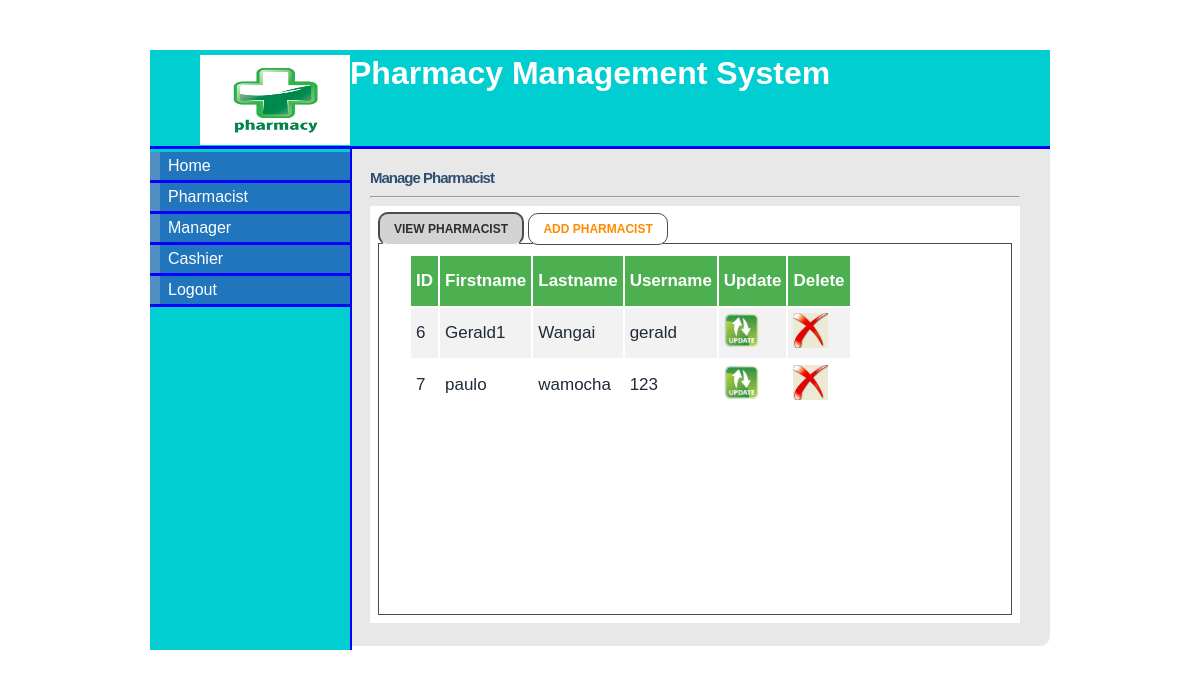
Screenshot of /admin_pharmacist.php (signed in) with the database file from the repository.
### tables this page shows
CREATE TABLE `pharmacist` (
  `pharmacist_id` tinyint(5) NOT NULL,
  `first_name` varchar(15) NOT NULL,
  `last_name` varchar(15) NOT NULL,
  `staff_id` varchar(10) NOT NULL,
  `postal_address` varchar(20) NOT NULL,
  `phone` varchar(12) NOT NULL,
  `email` varchar(20) NOT NULL,
  `username` varchar(10) NOT NULL,
  `password` varchar(10) NOT NULL,
  `date` datetime NOT NULL
);

### admin_pharmacist.php (the view, shortened to what this page needs)
<!DOCTYPE html>
<html>
<head>
<link rel="stylesheet" type="text/css" href="style/mystyle.css">
	<link rel="stylesheet" type="text/css" href="style/form.css">
<link rel="stylesheet" href="style/style.css" type="text/css" media="screen" />
<link rel="stylesheet" href="style/table1.css" type="text/css" media="screen" />
</head>
<body>
<div id="content">
<div id="header">
<h1><a href="#"><img src="images/hd_logo.jpg" class="img"></a> Pharmacy Management System</h1></div>
<div id="left_column">
<div id="button">
		<ul>
			<li><a href="admin.php">Home</a></li>
			<li><a href="admin_pharmacist.php">Pharmacist</a></li>
			<li><a href="admin_manager.php">Manager</a></li>
			<li><a href="admin_cashier.php">Cashier</a></li>
			<li><a href="logout.php">Logout</a></li>
		</ul>
</div>
</div>
<div id="main">
<div id="tabbed_box" class="tabbed_box">
    <h4>Manage Pharmacist</h4>
<hr/>
    <div class="tabbed_area">
        <ul class="tabs">
            <li><a href="javascript:tabSwitch('tab_1', 'content_1');" id="tab_1" class="active">View pharmacist</a></li>
            <li><a href="javascript:tabSwitch('tab_2', 'content_2');" id="tab_2">Add pharmacist</a></li>
        </ul>
        <div id="content_1" class="content">
		<?php echo $message;
        include_once('connect_db.php');
       $result = mysqli_query($conn, "SELECT * FROM pharmacist")or die(mysql_error());
        echo "<table border='0' cellpadding='5'align='center'>";
        echo "<tr> <th>ID</th><th>Firstname </th> <th>Lastname </th> <th>Username </th><th>Update </th><th>Delete</th></tr>";
        while($row = mysqli_fetch_array( $result )) {
                echo "<tr>";
                echo '<td>' . $row['pharmacist_id'] . '</td>';
                echo '<td>' . $row['first_name'] . '</td>';
				echo '<td>' . $row['last_name'] . '</td>';
				echo '<td>' . $row['username'] . '</td>';
				?>
				<td><a href="update_pharmacist.php?id=<?php echo $row['pharmacist_id']?>"><img src="images/update-icon.png" width="35" height="35" border="0" /></a></td>
				<td><a href="delete_pharmacist.php?id=<?php echo $row['pharmacist_id']?>"><img src="images/delete-icon.jpg" width="35" height="35" border="0" /></a></td>
				<?php
		 }
        echo "</table>";
?>
        </div>
    </div>
</div>
</div>
</div>
</body>
</html>

### style/mystyle.css (style rules this page uses)
body { margin-top: 50px; padding-top: 0px; }
#content { margin-left: auto; margin-right: auto; background: #E8E8E8; width: 900px; height: auto; font-family: sans-serif; border-radius: 10px; }
#tab_1,#tab_2,#tab_3,#tab_4 { font-size: 12px; font-family: sans-serif; }
#header { width: 900px; height: 96px; background: #00CED1; border-bottom: solid 3px blue; }
#header h1 { margin: 0px; padding-top: 5px; margin-left: 50px; color: #fff; }
#header .img { float:left; height: 90px; width: 150px; }
#left_column { clear: all; float: left; width: 200px; height: 501px; background: #00CED1; border-right:solid 2px blue; }
#main { clear: all; width: 780px; height: 470px; background: #E8E8E8; }
#button { width: 12.5em; padding: 0 0 1em 0; margin-top: 0.2em; margin-bottom: 1em; font-family: 'Trebuchet MS', 'Lucida Grande', Verdana, Arial, Sans-serif; background: #00CED1; color: #333; }
#button ul { list-style: none; margin: 0; padding: 0; border: none; }
#button li { border-bottom: 3px solid blue; margin: 0; list-style: none; list-style-image: none; }
#button li a { display: block; padding: 5px 5px 5px 0.5em; border-left: 10px solid #508fc4; border-right: 10px solid #2175bc; background-color: #2175bc; color: #fff; text-decoration: none; width: 100%; }
html>body #button li a { width: auto; }

### style/style.css (style rules this page uses)
#tabbed_box { margin: 0px auto 0px 220px; width: 650px; border-radius: 10px; }
.tabbed_box h4 { font-size: 15px; color:#2F4F6F; letter-spacing:-1px; margin-bottom:10px; }
.tabbed_area { border: 0px solid #494e52; background-color: #fff; padding: 8px; }
ul.tabs { margin: 0px; padding: 0px; margin-top: 5px; margin-bottom: 6px; }
ul.tabs li { list-style: none; display: inline; }
ul.tabs li a { background-color:#ffffff; color: darkorange; padding: 8px 14px 8px 14px; text-decoration: none; font-size: 6px; font-family: Verdana, Arial, Helvetica, sans-serif; font-weight: bold; text-transform: uppercase; border: 1px solid #464c54; border-radius: 10px; }
ul.tabs li a.active { background-color:lightgray ; color: #282e32; border: 2px solid #464c54; border-bottom: 1px solid #ffffff; }
.content { background-color: #ffffff; padding: 10px; border: 1px solid #464c54; }

### style/table1.css (style rules this page uses)
table { overflow-y:scroll; height:350px; display:block; margin-top:; background-color: ; font-family: sans-serif; font-size: 17px; color:#202a3a; margin-left: 20px; width: auto; }
th, td { text-align: left; }
tr:nth-child(even) { background-color: #f2f2f2 }
th { background-color: #4CAF50; color: white; height: 40px; }

### admin_pharmacist.php (style rules this page uses)
#main { height: 477px; }

### rows the page displays
pharmacist: pharmacist_id "6", first_name "Gerald1", last_name "Wangai", username "gerald"
pharmacist: pharmacist_id "7", first_name "paulo", last_name "wamocha", username "123"
